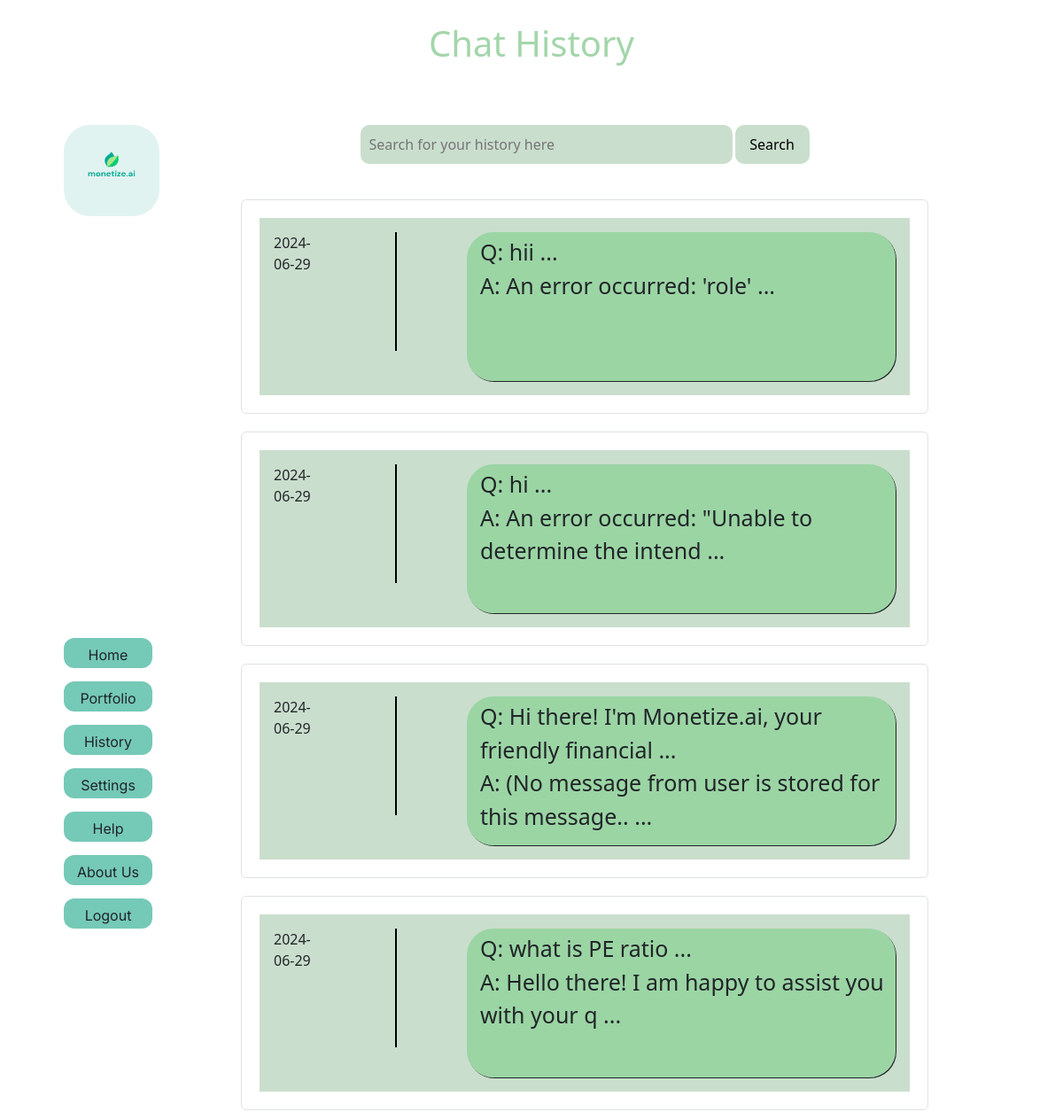
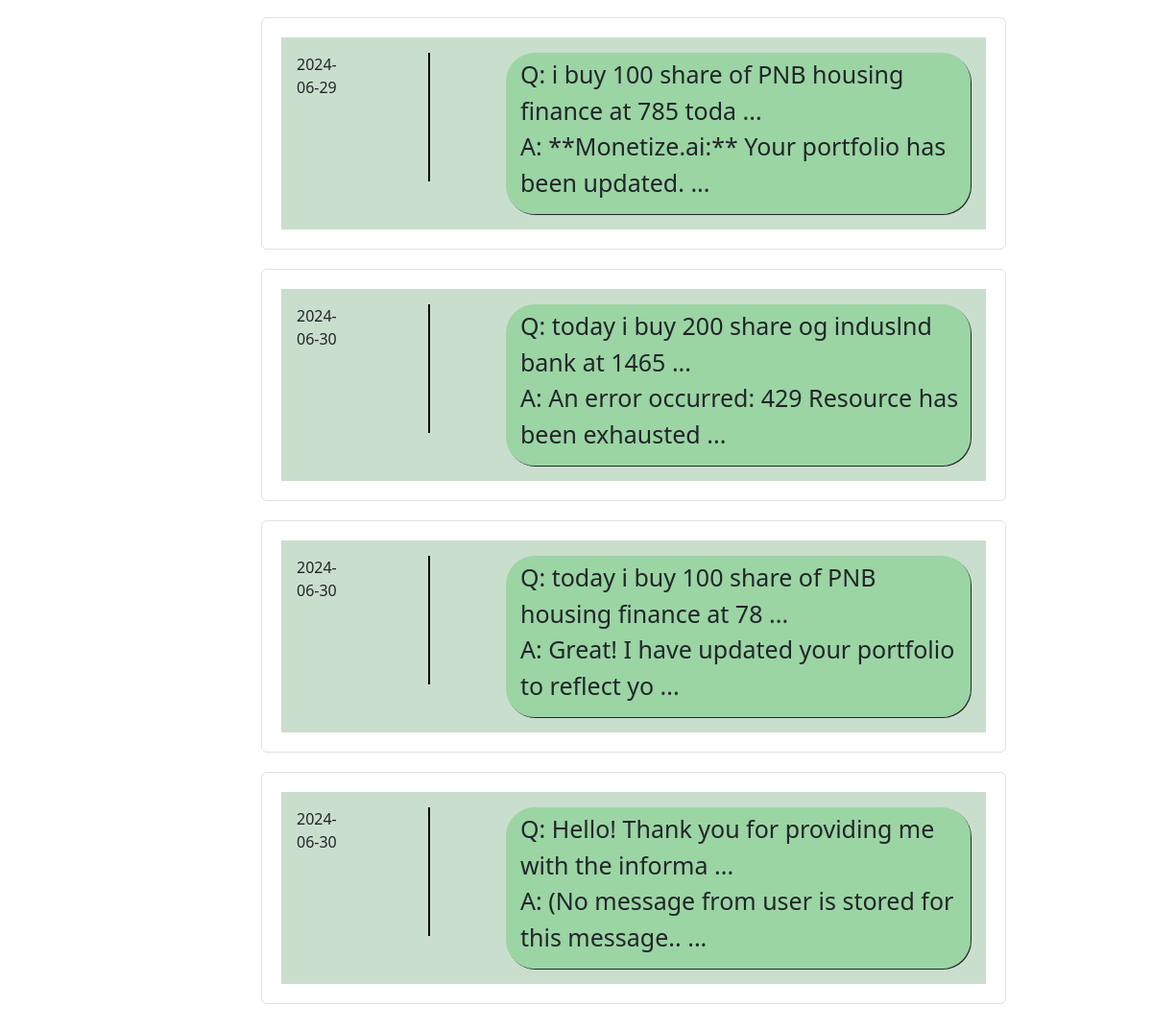
The page /history (signed in) on the database its author committed (2 pictures, top to bottom).
### application/models.py (models this page shows)
class messages(db.Model):
    message_id = db.Column(db.Integer, primary_key = True)
    user_id = db.Column(db.Integer,db.ForeignKey('user.user_id'), nullable = False)
    body = db.Column(db.Text, nullable = False)
    created_at = db.Column(db.DateTime, nullable = False)
    is_bot = db.Column(db.Boolean, nullable = True)

### application/routes.py (the view)
@app.route('/history')
def history():
    email = request.cookies.get('email')
    user_id = sql.get_user_id(email)
    search_query = request.args.get('contains')
    user_chats = models.messages.query.filter_by(user_id=user_id)
    return_data = sql.chat_data_list(user_chats, search_query)
    return render_template('history.html', chats=return_data, search=True)

### application/routes.py (called while the page is built)
def message_id_exists(data,message_id):
    for item in data:
        if item["id"] == message_id:
            return True
    return False

### sql.py (called while the page is built)
def get_user_id(email):
    user = models.user.query.filter_by(email=email).first()
    if user:
        return user.user_id
    else:
        return None

### application/templates/history.html (shortened to what this page needs)
{% extends 'layout.html' %}
{% block stylesheet %}
<link rel="stylesheet" href="{{ url_for('static', filename='css/history.css')}}">
<link rel="stylesheet" href="https://cdn.jsdelivr.net/npm/boxicons@latest/css/boxicons.min.css">
<link rel="stylesheet" href="https://cdn.jsdelivr.net/npm/bootstrap@5.2.3/dist/css/bootstrap.min.css">
<link rel="stylesheet" href="https://cdn.jsdelivr.net/npm/boxicons@latest/css/boxicons.min.css">
{% endblock %}
{% block content %}
<div class="allparts">
    <h2 class="pageheader">Chat History</h2>
    <div class="underheader">
        {% include "includes/menu.html" %}
        <div class="contents">
            <form class="searchbar" method="GET" action="{{ url_for('history') }}">
                <input type="text" placeholder="Search for your history here" name="contains">
                <input type="submit" value="Search">
            </form>
            <div class="container ">
                <div class="card-deck " id="hey">
                    {% for i in range(0,chats|length,2) %}
                    <div class="card border ">
                        <div class="card-body">
                            <p class="time">{{ chats[i].created_at.strftime("%Y-%m-%d") }}</p>
                            <img src="{{ url_for('static', filename='img/line.png') }}" alt="">
                            <div class="preview">
                                {% if chats[i] is not none and chats[i+1] is not none %}
                                <p class="preview-content">Q: {{ chats[i].body[:50] }} ...<br>A: {{ chats[i+1].body[:50] }} ... </p>
                                {% else %} {% if chats[i] is not none %}
                                <p class="preview-content">{{ chats[i].body[:50] }} ...</p>
                                {% else %}
                                <p class="preview-content">{{ chats[i+1].body[:50] }}...</p>
                                {% endif %} {% endif %}
                            </div>
                        </div>
                    </div>
                    {% endfor %}
                </div>
            </div>
        </div>
    </div>
</div>
{% endblock %}

### application/templates/layout.html (shortened to what this page needs)
<!DOCTYPE html>
<html lang="en">
<head>
    <link rel="stylesheet" href="https://cdn.jsdelivr.net/npm/bootstrap@5.2.3/dist/css/bootstrap.min.css">
    {% block stylesheet %}{% endblock %}
</head>
<body>
    {% block content %}{% endblock %}
</body>
</html>

### application/templates/includes/menu.html (shortened to what this page needs)
<link rel="stylesheet" href="{{ url_for('static', filename='css/menu.css')}}">
<img id="logo" class="" src="{{ url_for('static', filename='img/MonetizeAI-logo.png') }}" alt="logo">
<table class="menu">
    <tr>
        <td><a href="{{ url_for('index') }}" class="btn" style="text-decoration: none; color: inherit;">Home</a></td>
    </tr>
    <tr>
        <td><a href="{{ url_for('portfolio') }}" class="btn" style="text-decoration: none; color: inherit;">Portfolio</a></td>
    </tr>
    <tr>
        <td><a href="{{ url_for('history') }}" class="btn" style="text-decoration: none; color: inherit;">History</a></td>
    </tr>
    <tr>
        <td><a href="{{ url_for('settings') }}" class="btn" style="text-decoration: none; color: inherit;">Settings</a></td>
    </tr>
    <tr>
        <td><a href="{{ url_for('help') }}" class="btn" style="text-decoration: none; color: inherit;">Help</a></td>
    </tr>
    <tr>
        <td><a href="{{ url_for('aboutUs') }}" class="btn" style="text-decoration: none; color: inherit;">About Us</a></td>
    </tr>
    <tr>
        <td><a href="{{ url_for('logout') }}" class="btn" style="text-decoration: none; color: inherit;">Logout</a></td>
    </tr>
</table>

### application/static/css/history.css (style rules this page uses)
* { margin: 0; padding: 0; }
body { font-family: "Inter"; font-weight: bold; padding-bottom: 500px; }
.pageheader { color: rgb(101, 187, 114, 60%); text-align: center; margin-top: 25px; font-size: 40px; }
.underheader { display: flex; }
.contents { width: 80%; margin: 5% 10% 0 20%; }
.searchbar { text-align: center; display: flex; justify-content: center; }
.searchbar input { background-color: rgb(202, 222, 205, 100%); width: 50%; padding: 10px; border: none; border-radius: 10px; }
.searchbar input:nth-child(2) { width: 10%; margin-left: 3px; }
.container { margin-top: 40px; }
.card-body { margin: 20px; }
.card { margin: 20px; }
.border { border-style: dotted; border-radius: 20px; border-color: aliceblue; }
.card-body { display: flex; height: 200px; overflow: hidden; column-gap: 10%; background-color: rgb(202, 222, 205, 100%); }
.card-body img { height: 80%; width: 20px; }
.card-body div { width: 100%; display: flex; flex-direction: column; background-color: rgb(111, 205, 125, 50%); border-radius: 30px; box-shadow: 1px 1px; overflow: hidden; }
.card-body div p { margin-left: 15px; margin-top: 4px; }
.preview p { font-size: 25px; }

### application/static/css/menu.css (style rules this page uses)
#logo { position: fixed; float: left; top: 5%; width: 108px; height: 103px; margin-left: 6%; border-radius: 30px; }
.menu { position: fixed; float: left; top: 25%; margin-left: 6%; font-family: 'Inter'; font-style: normal; font-weight: bold; font-size: 25px; line-height: 29px; display: flex; align-items: center; text-align: center; justify-content: space-between; }
.menu a { width: 100px; height: 34px; margin-top: 15px; background: #75C9B7; border-radius: 12px; }

### rows shown on the page
messages: created_at "2024-06-29", body "hii"
messages: body "An error occurred: 'role'"
messages: created_at "2024-06-29", body "hi"
messages: body "An error occurred: \"Unable to determine the intend"
messages: created_at "2024-06-29", body "Hi there! I'm Monetize.ai, your friendly financial"
messages: created_at "2024-06-29", body "what is PE ratio"
messages: body "Hello there! I am happy to assist you with your q"
messages: created_at "2024-06-29", body "i buy 100 share of PNB housing finance at 785 toda"
messages: body "**Monetize.ai:** Your portfolio has been updated."
messages: created_at "2024-06-30", body "today i buy 200 share og induslnd bank at 1465"
messages: body "An error occurred: 429 Resource has been exhausted"
messages: created_at "2024-06-30", body "today i buy 100 share of PNB housing finance at 78"
messages: body "Great! I have updated your portfolio to reflect yo"
messages: created_at "2024-06-30", body "Hello! Thank you for providing me with the informa"

### other values the page prints
{{ chats[i+1].body[:50] }} "(No message from user is stored for this message.." "(No message from user is stored for this message.."
